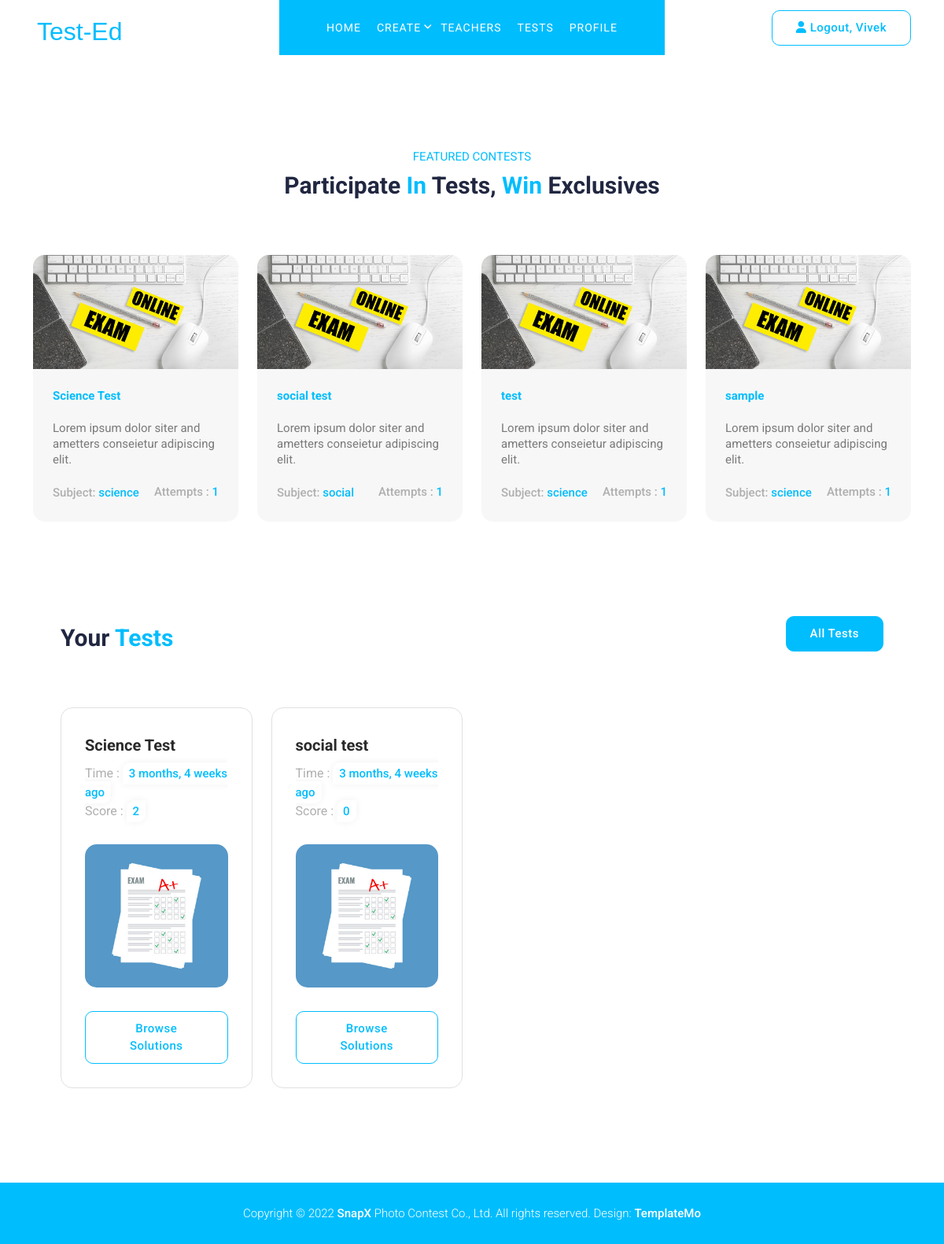
The app's page / (signed in) with its own data.
### tests/models.py (models this page shows, shortened)
class Test(models.Model):
    title=models.CharField(max_length=50)
    questions=models.ManyToManyField(Questions,blank=True,default=None)
    attempts=models.IntegerField(default=1)
    subjects=models.ForeignKey(Subjects,null=True,on_delete=models.CASCADE)
    teacher=models.ForeignKey('user.Teachers',on_delete=models.CASCADE,null=True,related_name='teacher')

class Subjects(models.Model):
    name=models.CharField(max_length=10,unique=True)
    def __str__(self):
        return self.name

class TestScore(models.Model):
    user=models.ForeignKey(User,null=True,on_delete=models.CASCADE)
    score=models.IntegerField(default=0,null=True)
    test=models.ForeignKey(Test,null=True,on_delete=models.CASCADE)
    date_created=models.DateTimeField(auto_now_add=True)

### utilities/helpers.py (the view)
    def wrapper(request,*args,**kwargs):
        data=func(request,*args,**kwargs)
        request.session['url']=request.path
        return data

### common/views.py (called while the page is built)
@setRedirectUrl
@login_required(login_url='login')
def home(request):
    tests=Test.objects.all()[:5]
    userTest=TestScore.objects.filter(user=request.user)
    context={'tests':tests,'userTest':userTest}
    return render(request,'common/home.html',context)

### utilities/helpers.py (called while the page is built)
def setRedirectUrl(func):
    def wrapper(request,*args,**kwargs):
        data=func(request,*args,**kwargs)
        request.session['url']=request.path
        return data
    return wrapper

### templates/common/home.html (shortened to what this page needs)
{% extends 'main.html' %} {% load static %} {% block content %}
<section class="contest-waiting">
  <div class="container">
    <div class="row">
      <div class="section-heading text-center">
        <h6>Featured Contests</h6>
        <h4>Participate <em>In</em> Tests, <em>Win </em> Exclusives</h4>
      </div>
      {% for test in tests %}
      <div class="col-lg-3 col-sm-6">
        <a href="{% url 'startTest' test.id %}">
          <div class="waiting-item">
            <img src="{% static 'assets/images/exams.jpg' %}" alt="" />
            <div class="down-content">
              <h4>{{test.title}}</h4>
              <p>
                Lorem ipsum dolor siter and ametters conseietur adipiscing elit.
              </p>
              <span class="price">Subject: <em>{{test.subjects}}</em></span>
              <span class="deadline"
                >Attempts : <em>{{test.attempts}}</em></span
              >
            </div>
          </div>
        </a>
      </div>
      {% endfor %}
    </div>
  </div>
</section>
<section class="popular-categories">
  <div class="container-fluid">
    <div class="row">
      <div class="col-lg-6">
        <div class="section-heading">
          <h4>Your <em>Tests</em></h4>
        </div>
      </div>
      <div class="col-lg-6">
        <div class="main-button">
          <a href="{% url 'profile' %}">All Tests</a>
        </div>
      </div>
      {% for test in userTest %}
      <div class="col-lg-3 col-sm-6">
        <div class="popular-item">
          <div class="top-content">
            <div class="right">
              <h4>{{test.test.title}}</h4>
              <span>Time : <em>{{test.date_created | timesince}} ago</em></span
              ><br />
              <span>Score : <em>{{test.score}}</em></span>
            </div>
          </div>
          <div class="thumb">
            <img src="{% static 'assets/images/exams-result.jpg' %}" alt="" />
          </div>
          <div class="border-button">
            <a href="{% url 'solution' test.test.id %}">Browse Solutions</a>
          </div>
        </div>
      </div>
      {% endfor %}
    </div>
  </div>
</section>
{% endblock %}

### templates/main.html (shortened to what this page needs)
{% load static %}
<!DOCTYPE html>
<html lang="en">
  <head>
    <link
      href="{% static 'vendor/bootstrap/css/bootstrap.min.css' %}"
      rel="stylesheet"
    />
    <link href="{% static 'custom.css' %}" rel="stylesheet" />
    <link
      href="https://cdn.jsdelivr.net/npm/bootstrap@5.2.0/dist/css/bootstrap.min.css"
      rel="stylesheet"
    />
    <link rel="stylesheet" href="{% static 'assets/css/fontawesome.css' %}" />
    <link
      rel="stylesheet"
      href="{% static 'assets/css/templatemo-snapx-photography.css' %}"
    />
    <link rel="stylesheet" href="{% static 'assets/css/owl.css' %}" />
    <link rel="stylesheet" href="{% static 'assets/css/animate.css' %}" />
    <link
      rel="stylesheet"
      href="https://unpkg.com/swiper@7/swiper-bundle.min.css"
    />
  </head>
  <body>
    {% include 'navbar.html' %} {% block content %} {% endblock %}
    <footer>
      <div class="container">
        <div class="row">
          <div class="col-lg-12">
            <p>
              Copyright © 2022 <a href="#">SnapX</a> Photo Contest Co., Ltd. All
              rights reserved. Design:
              <a
                title="CSS Templates"
                rel="sponsored"
                href="https://templatemo.com"
                target="_blank"
                >TemplateMo</a
              >
            </p>
          </div>
        </div>
      </div>
    </footer>
  </body>
</html>

### templates/navbar.html (shortened to what this page needs)
{% load static %}
<header class="header-area header-sticky position-sticky">
  <div class="container">
    <div class="row">
      <div class="col-12">
        <nav class="main-nav">
          <a class="logo my-auto" href="{% url 'home' %}">
            <span class="logo custom-logo"> Test-Ed </span>
          </a>
          <ul class="nav">
            <li><a href="{% url 'home' %}" class="active">Home</a></li>
            {% if request.user.is_staff %}
            <li class="has-sub">
              <a href="javascript:void(0)">Create</a>
            </li>
            {% endif %}
            {% if request.user.is_superuser %}
                <li><a href="{% url 'getteacher' %}">Teachers</a></li>
                {% endif %}
            <li><a href="{% url 'testList' %}">Tests</a></li>
            <li><a href="{% url 'profile' %}">Profile</a></li>
          </ul>
          {% if request.user.is_authenticated %}
          <div class="border-button">
            <a id="modal_trigger" href="{% url 'logout' %}" class="sign-in-up"
              ><i class="fa fa-user"></i> Logout, {{ request.user }}</a
            >
          </div>
          {% else %}
          <div class="border-button">
            <a id="modal_trigger" href="{% url 'login' %}" class="sign-in-up"
              ><i class="fa fa-user"></i> Sign In/Up</a
            >
          </div>
          {% endif %}
        </nav>
      </div>
    </div>
  </div>
</header>

### TestEd/static/custom.css (style rules this page uses)
a { color: #00bdfe; }
.custom-logo { font-size: 32px; padding: 5px; font-family: "Lucida Sans", "Lucida Sans Regular", "Lucida Grande", "Lucida Sans Unicode", Geneva, Verdana, sans-serif; color: #00bdfe; }

### records on screen
Test: title "Science Test", subjects "science", attempts "1"
Test: title "social test", subjects "social", attempts "1"
Test: title "test", subjects "science", attempts "1"
Test: title "sample", subjects "science", attempts "1"
TestScore: test "Science Test", date_created "3 months, 4 weeks", score "2"
TestScore: test "social test", date_created "3 months, 4 weeks", score "0"

### other values on screen
{{ request.user }} "Vivek"
